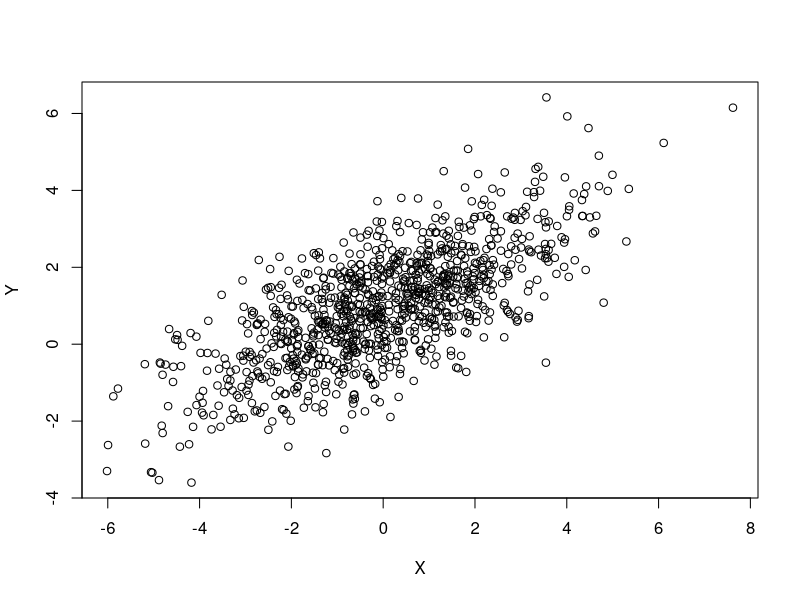
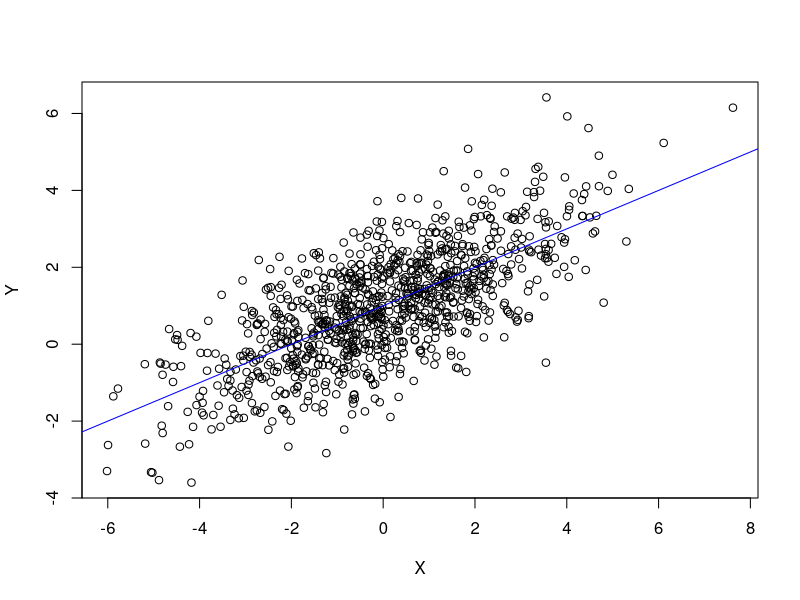
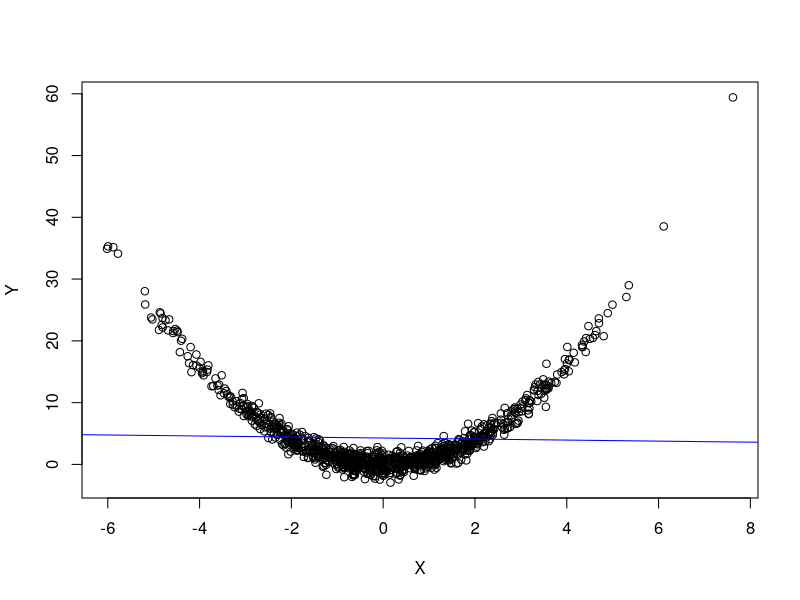
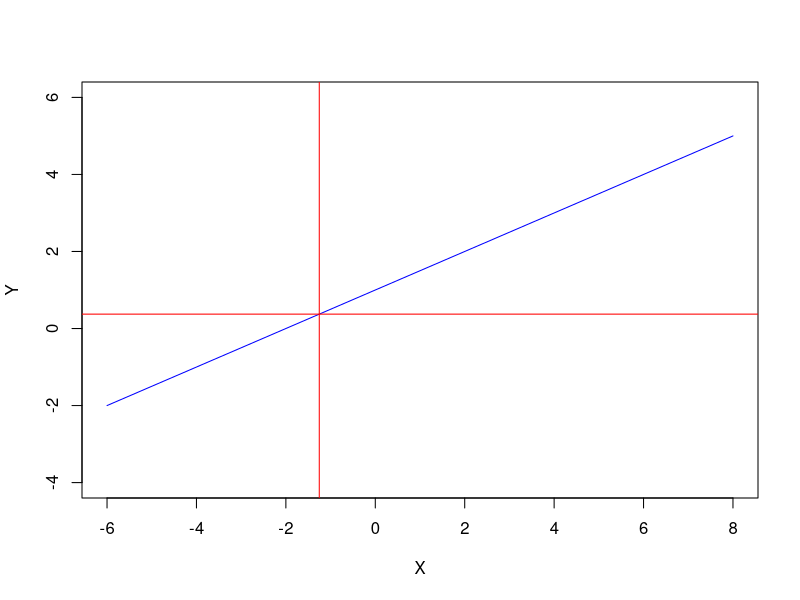
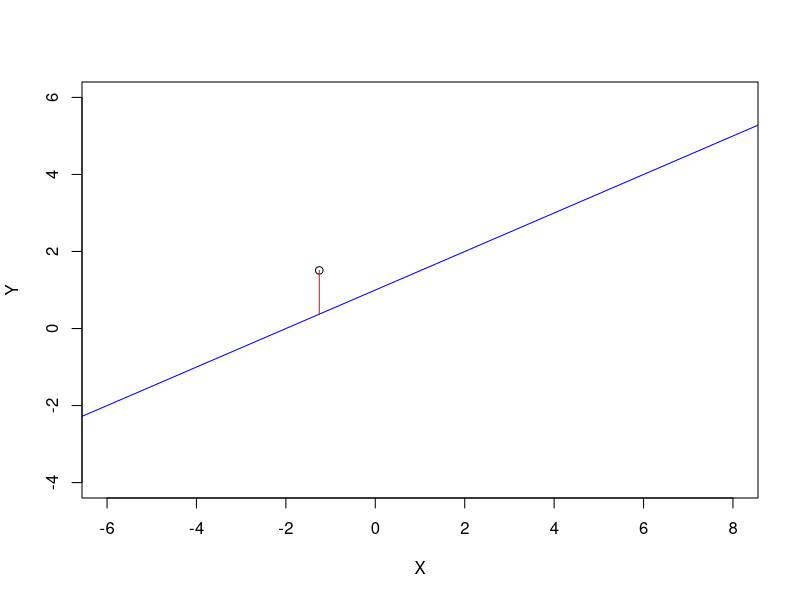
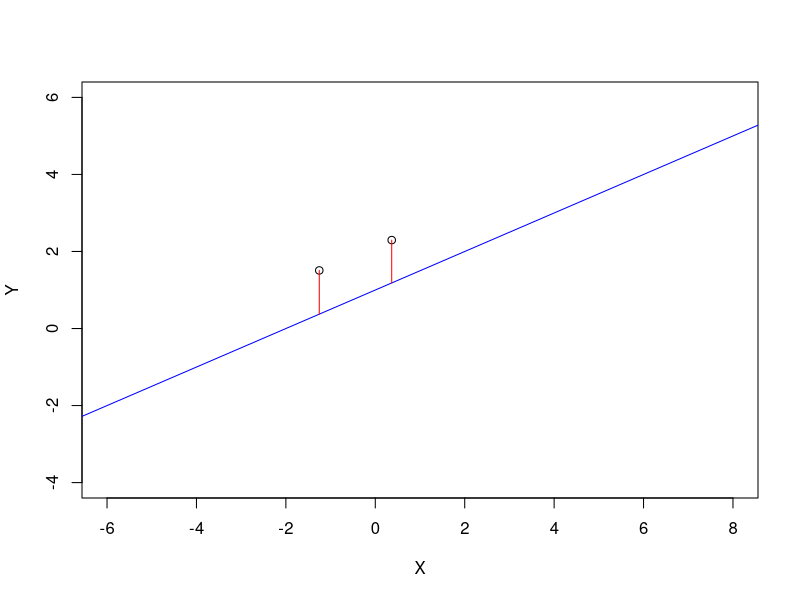
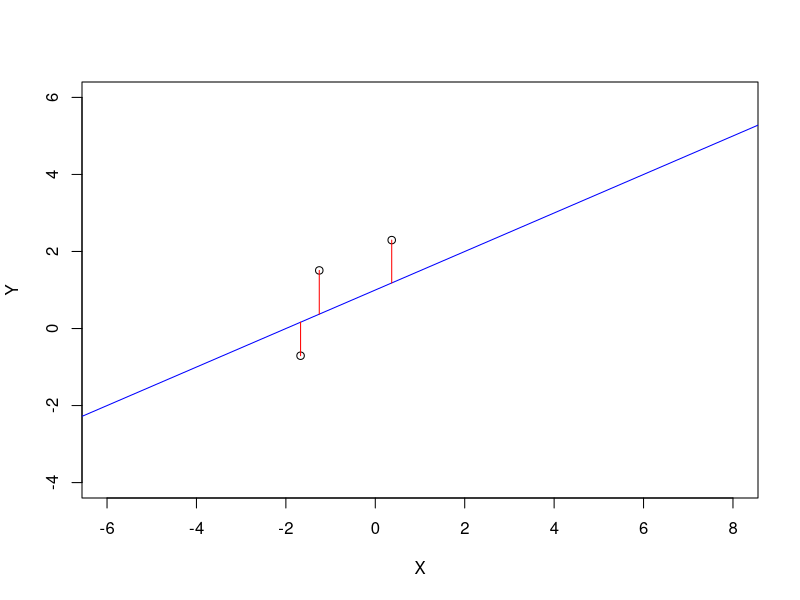
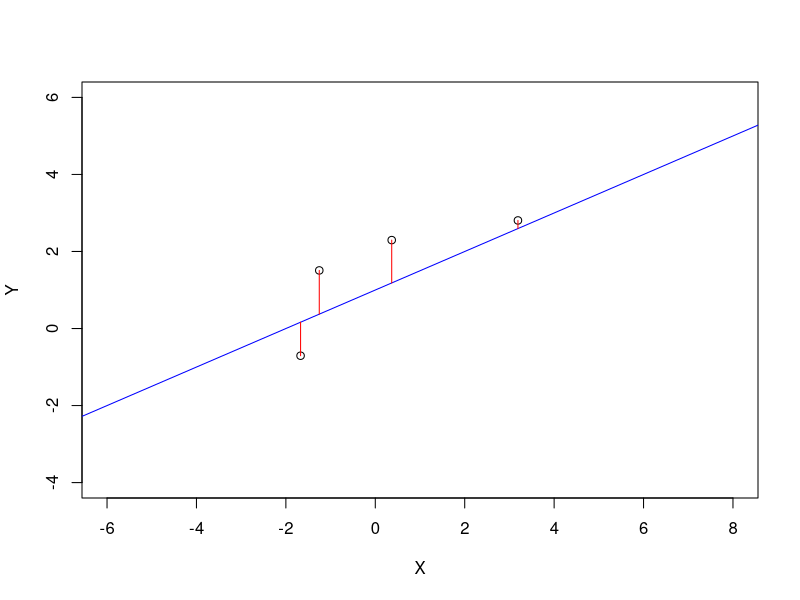

Here is the R script that generated these plots, in order:
## ---- chunk 1
set.seed(1)
n <- 1e3
beta_0 <- 1
beta_1 <- 0.5
x <- rnorm(n = n,
           sd = 2)
epsilon <- rnorm(n = n)
y <- beta_0 + beta_1 * x + epsilon
plot(x = x,
     y = y,
     xlab = "X",
     ylab = "Y")
## ---- chunk 2
plot(x = x,
     y = y,
     xlab = "X",
     ylab = "Y")
abline(a = beta_0,
       b = beta_1,
       col = "blue")
## ---- chunk 3
y_quadratic <- x^2 + epsilon
plot(x = x,
     y = y_quadratic,
     xlab = "X",
     ylab = "Y")
abline(lm(y_quadratic ~ x),
       col = "blue")
## ---- chunk 4
temp <- function(x){
  1 + 0.5 * x
}
curve(expr = temp,
      xlim = c(-6,8),
      ylim = c(-4,6),
      col = "blue",
      xlab = "X",
      ylab = "Y")
abline(v = x[1],
       col = "red")
abline(h = temp(x[1]),
       col = "red")
## ---- chunk 5
plot(x = x[1],
     y = y[1],
     xlim = c(-6,8),
     ylim = c(-4,6),
     xlab = "X",
     ylab = "Y")
abline(a = beta_0,
       b = beta_1,
       col = "blue")
segments(x0 = x[1],
         x1 = x[1],
         y0 = y[1] - epsilon[1],
         y1 = y[1],
         col = "red")
## ---- chunk 6
for(i in 2:4){
  plot(x = x[1:i],
     y = y[1:i],
     xlim = c(-6,8),
     ylim = c(-4,6),
     xlab = "X",
     ylab = "Y")
abline(a = beta_0,
       b = beta_1,
       col = "blue")
segments(x0 = x[1:i],
         x1 = x[1:i],
         y0 = y[1:i] - epsilon[1:i],
         y1 = y[1:i],
         col = "red")
}
## ---- chunk 7
y_cos <- cos(2 * x) + epsilon / 2
plot(x = x,
     y = y_cos,
     xlab = "X",
     ylab = "Y")
